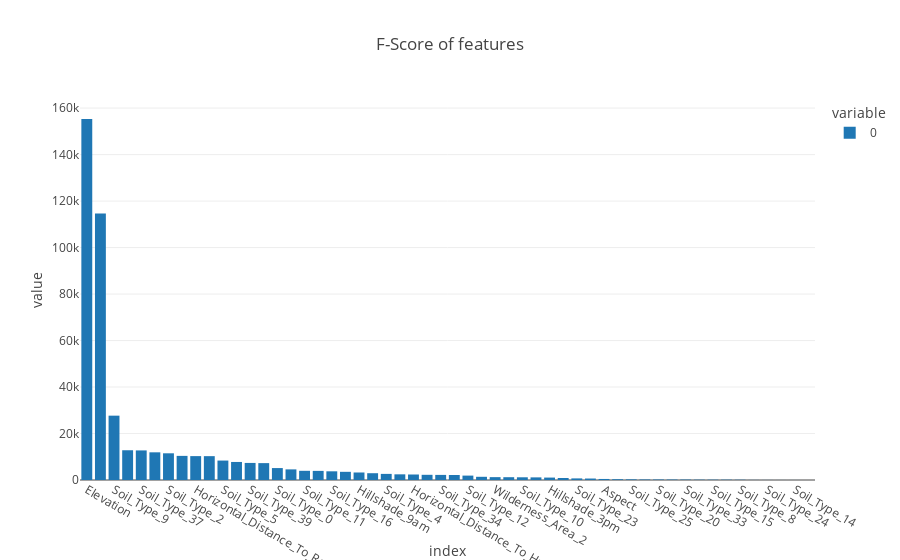

The notebook cell this image was saved under:
### Code cell
px.bar(scores, template="none", title="F-Score of features")

### Figure 1 — Plotly figure (JSON) as saved in the notebook; plotly's stock layout.template omitted (floating-point values rounded to 4 significant figures)
{"data": [{"alignmentgroup": "True", "hovertemplate": "variable=0<br>index=%{x}<br>value=%{y}<extra></extra>", "legendgroup": "0", "marker": {"color": "#1F77B4", "pattern": {"shape": ""}}, "name": "0", "offsetgroup": "0", "orientation": "v", "showlegend": true, "textposition": "auto", "type": "bar", "x": ["Elevation", "Wilderness_Area_3", "Soil_Type_9", "Soil_Type_3", "Soil_Type_37", "Soil_Type_38", "Soil_Type_2", "Wilderness_Area_0", "Horizontal_Distance_To_Roadways", "Soil_Type_1", "Soil_Type_5", "Slope", "Soil_Type_39", "Horizontal_Distance_To_Fire_Points", "Soil_Type_0", "Soil_Type_21", "Soil_Type_11", "Soil_Type_28", "Soil_Type_16", "Soil_Type_22", "Hillshade_9am", "Hillshade_Noon", "Soil_Type_4", "Soil_Type_13", "Horizontal_Distance_To_Hydrology", "Wilderness_Area_1", "Soil_Type_34", "Soil_Type_29", "Soil_Type_12", "Soil_Type_36", "Wilderness_Area_2", "Vertical_Distance_To_Hydrology", "Soil_Type_10", "Soil_Type_31", "Hillshade_3pm", "Soil_Type_32", "Soil_Type_23", "Soil_Type_30", "Aspect", "Soil_Type_17", "Soil_Type_25", "Soil_Type_18", "Soil_Type_20", "Soil_Type_19", "Soil_Type_33", "Soil_Type_35", "Soil_Type_15", "Soil_Type_27", "Soil_Type_8", "Soil_Type_26", "Soil_Type_24", "Soil_Type_6", "Soil_Type_14", "Soil_Type_7"], "xaxis": "x", "y": [155300.0, 114600.0, 27680.0, 12800.0, 12730.0, 11910.0, 11490.0, 10380.0, 10280.0, 10260.0, 8361.0, 7762.0, 7345.0, 7262.0, 5132.0, 4570.0, 3952.0, 3918.0, 3741.0, 3521.0, 3232.0, 2920.0, 2630.0, 2439.0, 2365.0, 2233.0, 2194.0, 2157.0, 1893.0, 1377.0, 1231.0, 1205.0, 1165.0, 1125.0, 1042.0, 870.6, 689.8, 632.1, 446.7, 337.6, 277.3, 220.5, 214.9, 193.6, 180.3, 143.7, 132.6, 132.0, 109.2, 40.85, 23.93, 18.4, 16.23, 10.21], "yaxis": "y"}], "layout": {"autosize": true, "barmode": "relative", "legend": {"title": {"text": "variable"}, "tracegroupgap": 0}, "title": {"text": "F-Score of features"}, "xaxis": {"anchor": "y", "autorange": true, "domain": [0, 1], "range": [-0.5, 53.5], "title": {"text": "index"}, "type": "category"}, "yaxis": {"anchor": "x", "autorange": true, "domain": [0, 1], "range": [0, 163500.0], "title": {"text": "value"}, "type": "linear"}}}
